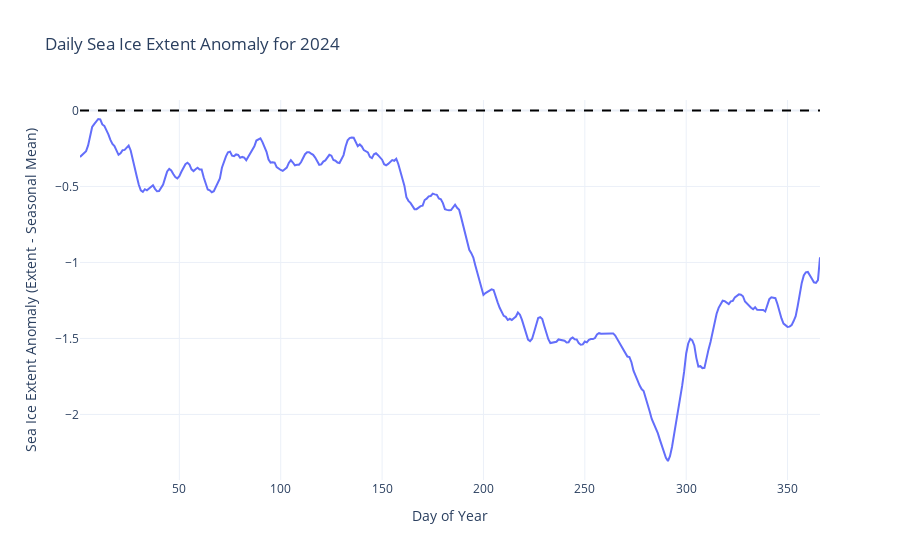

The cell this chart's notebook holds for it:
### Code cell
seasonal_mean = df_ice_clean.groupby("DayOfYear")["Extent"].mean().reset_index()
seasonal_mean.rename(columns={"Extent": "AverageExtent"}, inplace=True)

# Merge the multi-year average back into the cleaned DataFrame
df_anomaly = df_ice_clean.merge(seasonal_mean, on="DayOfYear")
df_anomaly["Anomaly"] = df_anomaly["Extent"] - df_anomaly["AverageExtent"]

# Select a specific year to examine, e.g., 2005
year_to_plot = 2024
df_year = df_anomaly[df_anomaly["Year"] == year_to_plot]

fig4 = px.line(
    df_year,
    x="DayOfYear",
    y="Anomaly",
    labels={
        "DayOfYear": "Day of Year",
        "Anomaly": "Sea Ice Extent Anomaly (Extent - Seasonal Mean)"
    },
    title=f"Daily Sea Ice Extent Anomaly for {year_to_plot}",
    template="plotly_white"
)
# Add a horizontal line at zero for reference
fig4.add_hline(y=0, line_dash="dash", line_color="black")
fig4.show()

### Figure 1 — Plotly figure (JSON) as saved in the notebook; plotly's stock layout.template omitted (floating-point values rounded to 4 significant figures; data arrays with more than 128 entries replaced by an {"elided": "..."} marker saying what was removed)
{"data": [{"hovertemplate": "Day of Year=%{x}<br>Sea Ice Extent Anomaly (Extent - Seasonal Mean)=%{y}<extra></extra>", "legendgroup": "", "line": {"color": "#636efa", "dash": "solid"}, "marker": {"symbol": "circle"}, "mode": "lines", "name": "", "orientation": "v", "showlegend": false, "type": "scatter", "x": {"elided": "362 int values"}, "xaxis": "x", "y": {"elided": "362 float values"}, "yaxis": "y"}], "layout": {"legend": {"tracegroupgap": 0}, "shapes": [{"line": {"color": "black", "dash": "dash"}, "type": "line", "x0": 0, "x1": 1, "xref": "x domain", "y0": 0, "y1": 0, "yref": "y"}], "title": {"text": "Daily Sea Ice Extent Anomaly for 2024"}, "xaxis": {"anchor": "y", "domain": [0, 1], "title": {"text": "Day of Year"}}, "yaxis": {"anchor": "x", "domain": [0, 1], "title": {"text": "Sea Ice Extent Anomaly (Extent - Seasonal Mean)"}}}}
